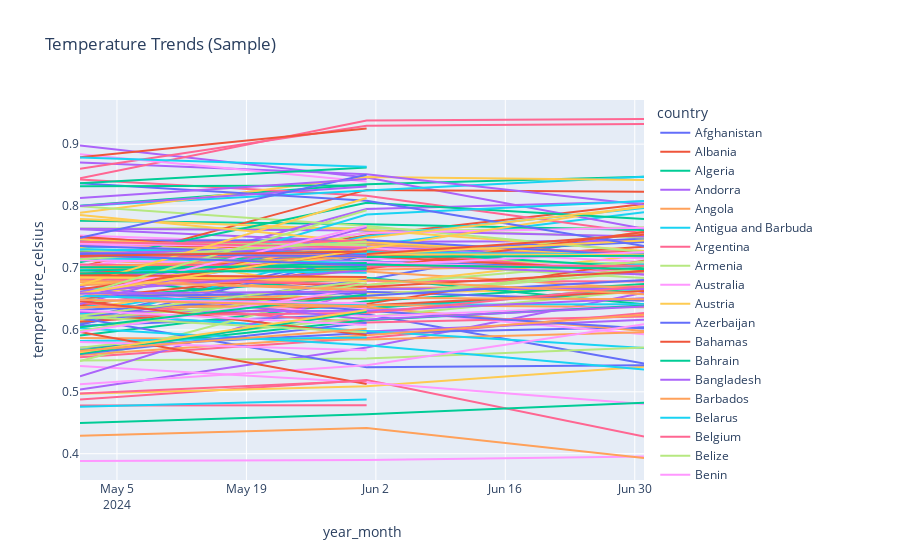

The cell this chart's notebook holds for it:
### Markdown cell above
9. Initial Visualizations

### Code cell
# Convert Period back to timestamp for Plotly
if "temperature_celsius" in monthly_df.columns:
    # If your monthly_df index is a period, convert it
    if isinstance(monthly_df.iloc[0,0], pd.Period):
        monthly_df["year_month"] = monthly_df["last_updated"].dt.to_timestamp()
    else:
        monthly_df["year_month"] = monthly_df["last_updated"]

    fig = px.line(
        monthly_df.head(500),
        x="year_month",
        y="temperature_celsius",
        color="country",
        title="Temperature Trends (Sample)"
    )
    fig.show()
